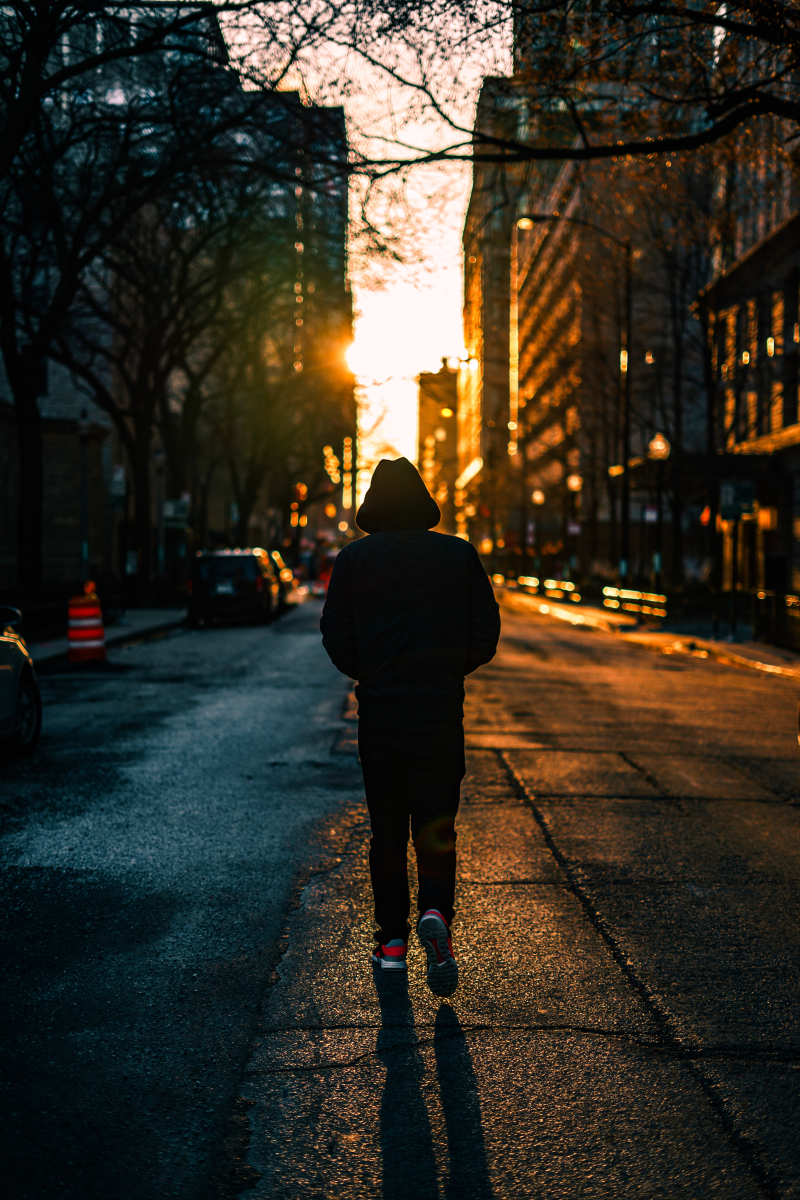
#> input picture Learning/repository/demo.jpg, 4000 x 6000 px (shown at 1/5 size)
$ python imageMod.py
#> lines starting #> are read from the running program, lines starting #| are printed output that depends on the picture
import cv2

img = cv2.imread("repository/demo.jpg");
#> img is the input picture: shape (6000, 4000, 3); mean B, G, R 36.5, 47.5, 52.8
img = cv2.resize(img,(400,600))
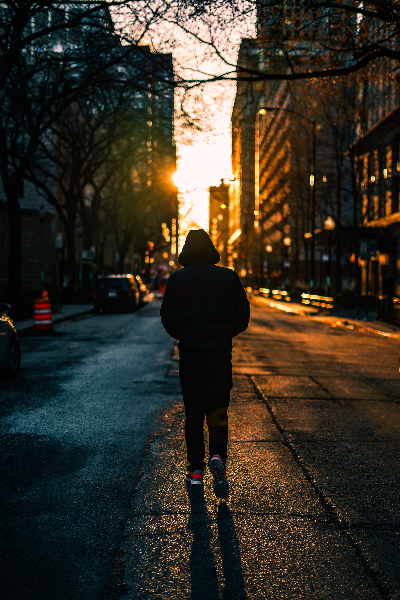
#> img: shape (600, 400, 3); mean B, G, R 36.7, 47.6, 53
cv2.imshow("IMAGE",img)

imgGray = cv2.cvtColor(img, cv2.COLOR_BGR2GRAY)
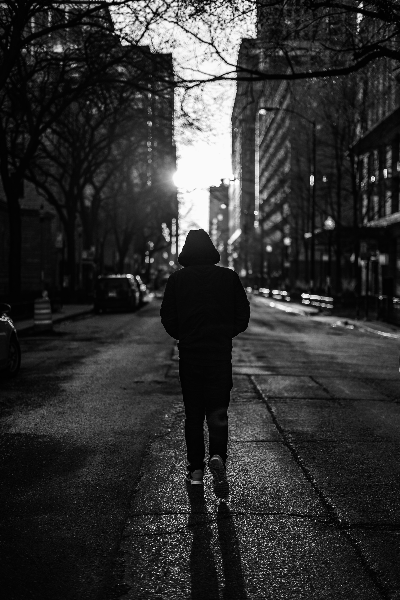
#> imgGray: shape (600, 400); min 0, max 254, mean 48
cv2.imshow("Grey Image",imgGray)

imgBlur = cv2.GaussianBlur(imgGray,(7,7),0)
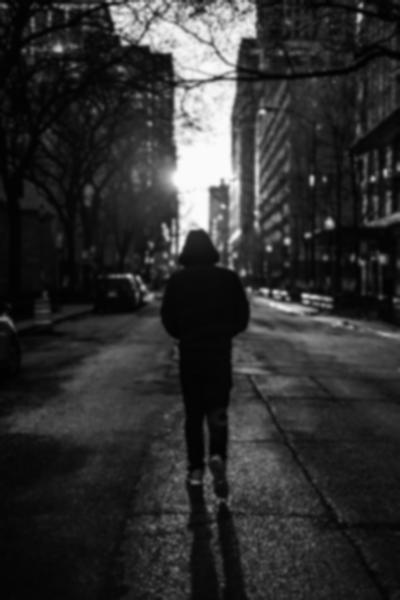
#> imgBlur: shape (600, 400); min 1, max 251, mean 48
cv2.imshow("Blurred Image",imgBlur)

cv2.waitKey(0)
